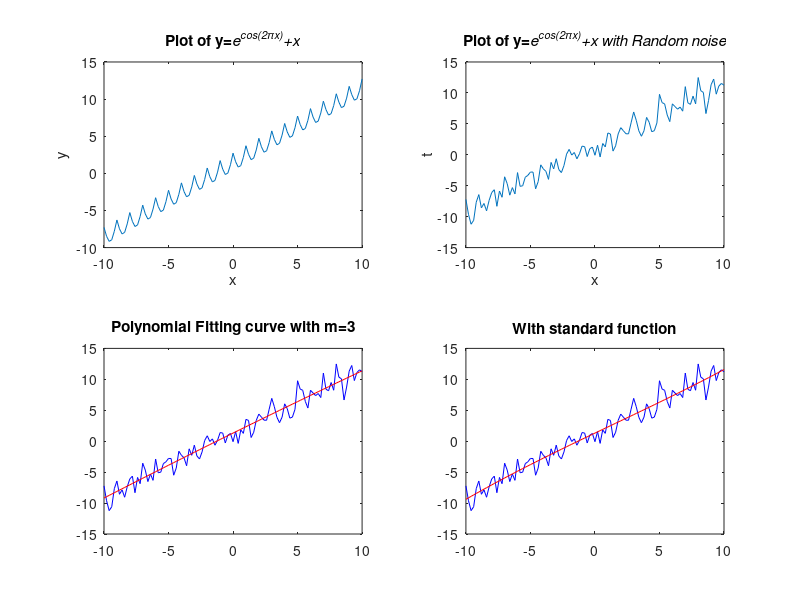

The MATLAB script that drew this image:
x = -10:0.2:10;
n = size(x,2);
n
f = exp(cos(2*3.14*x))+x;
figure;
ax1 = subplot(2,2,1)
plot(ax1,x,f);
title(ax1,'Plot of y=\ite^{cos(2\pix)}+x');
xlabel(ax1,'x');
ylabel(ax1,'y');

%Adding Gaussian Noise
r = normrnd(0,1,1,n);
t = r+f;
ax2 = subplot(2,2,2)
plot(ax2,x,t);
title(ax2,'Plot of y=\ite^{cos(2\pix)}+x with Random noise');
xlabel(ax2,'x');
ylabel(ax2,'t');

%x - input values, t- output values, Need to fit parameters by least
%sqaured error method.
m = 3;
A = zeros(m,m);
b = zeros(1,m);
x1 = zeros(m,n)
for i = 1:m
    for j = 1:m
     A(i,j) = sum(x.^(i+j-2));
    end
end 
for j = 1:m
    b(j) = sum(t.*(x.^(j-1)));
end
%A
b = b';
%b
w = linsolve(A,b);
%w
%plot_x = -10:1:10;
for i=1:m
    x1(i,:) = x.^(i-1);
end   
%w
%x1
y = w'*x1;
ax3 = subplot(2,2,3);
plot(x,t,'color','b'); hold on;
plot(x,y,'color','r');
title('Polynomial Fitting curve with m=3');

ax4 = subplot(2,2,4);
p = polyfit(x,t,m);
t2 = polyval(p,x);
plot(x,t,'color','b');hold on;
plot(x,t2,'color','r');
title('With standard function');
